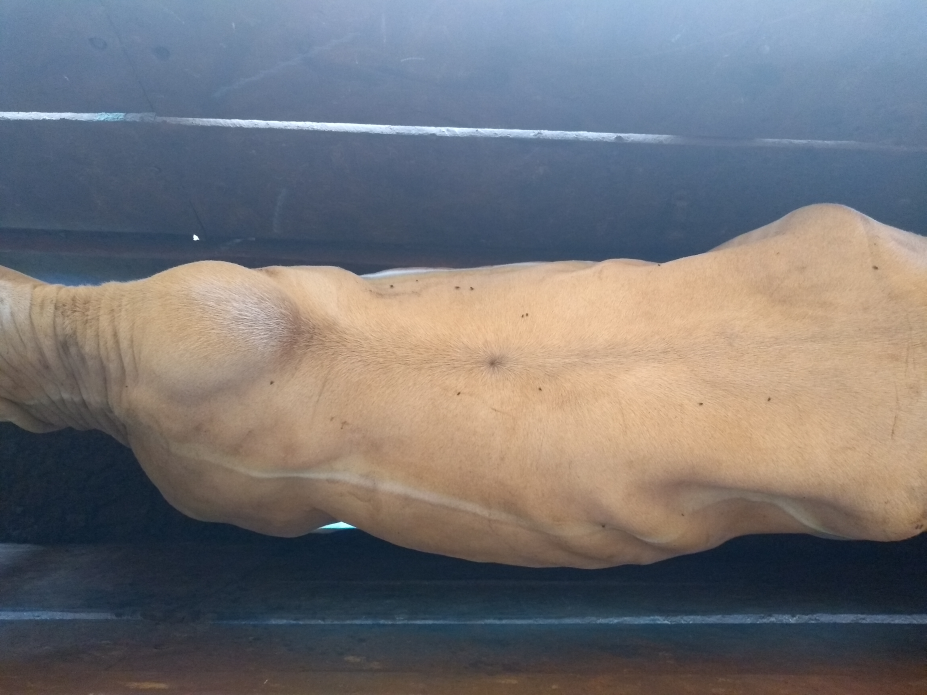
#> input picture proj_mosca/image/IMG_20190510_083935378.jpg, 4632 x 3474 px (shown at 1/5 size)
$ python -i conta_mosca.py   (imports and definitions only)   (older library calls are emulated)
#> lines starting #> are read from the running program, lines starting #| are printed output that depends on the picture
#> further down, picture is the input picture: shape (3474, 4632, 3); mean B, G, R 118, 115.7, 117.2
import cv2
import numpy as np
from random import randint

def identifica_bordas(img_bovino):
    # Converte a imagem para tons de cinza
    cinza = cv2.cvtColor(img_bovino, cv2.COLOR_BGR2GRAY)
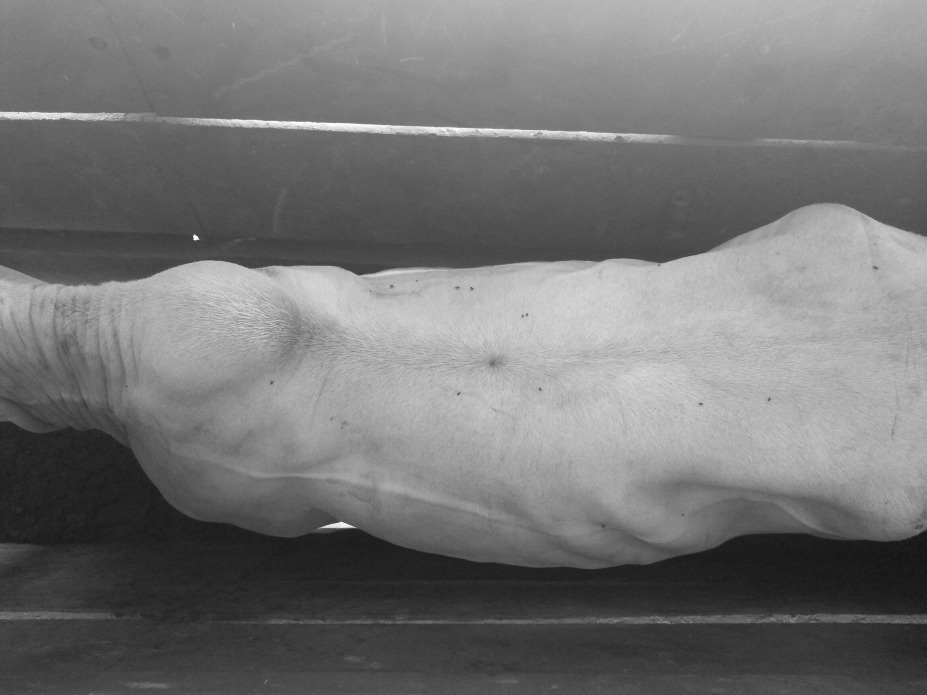
#> cinza: shape (3474, 4632) (shown at 1/5 size); min 0, max 252, mean 116.4

    # Detector de bordas Sobel
    ddepth = cv2.CV_16S
    grad_x = cv2.Sobel(cinza, ddepth, 1, 0, ksize=3, scale=1, delta=0, borderType=cv2.BORDER_DEFAULT)
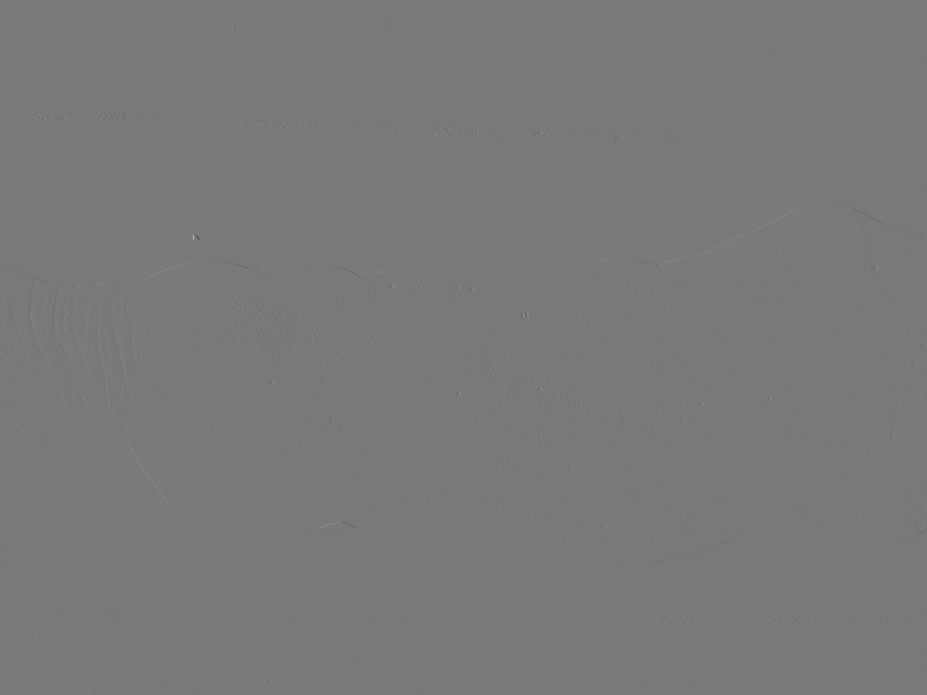
#> grad_x: shape (3474, 4632) int16 (shown at 1/5 size); min -556, max 609, mean 0.1; drawn with min black and max white
    grad_y = cv2.Sobel(cinza, ddepth, 0, 1, ksize=3, scale=1, delta=0, borderType=cv2.BORDER_DEFAULT)
    abs_grad_x = cv2.convertScaleAbs(grad_x)
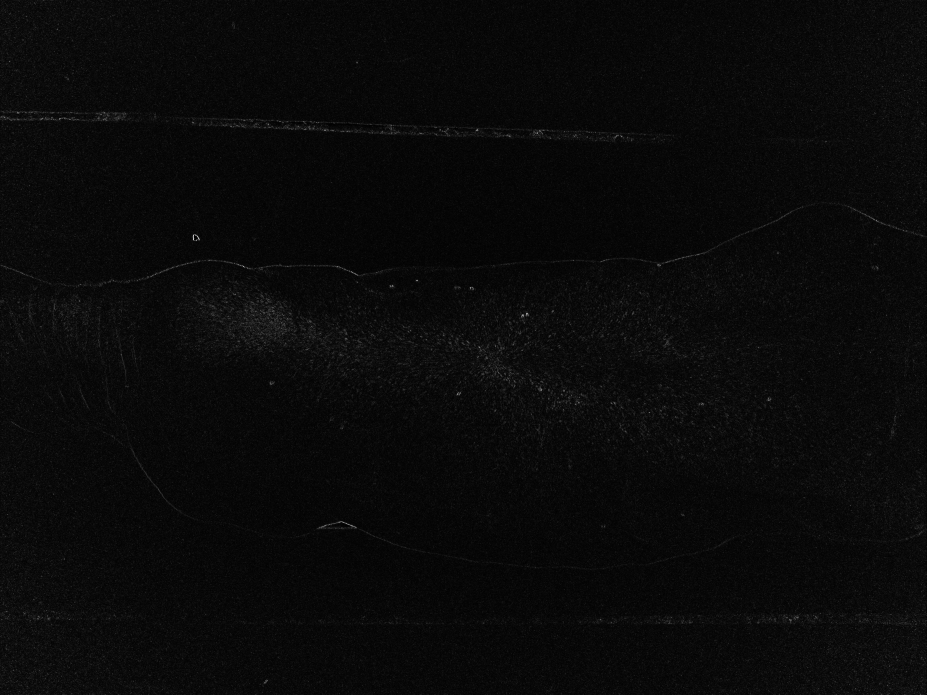
#> abs_grad_x: shape (3474, 4632) (shown at 1/5 size); min 0, max 255, mean 9.8
    abs_grad_y = cv2.convertScaleAbs(grad_y)
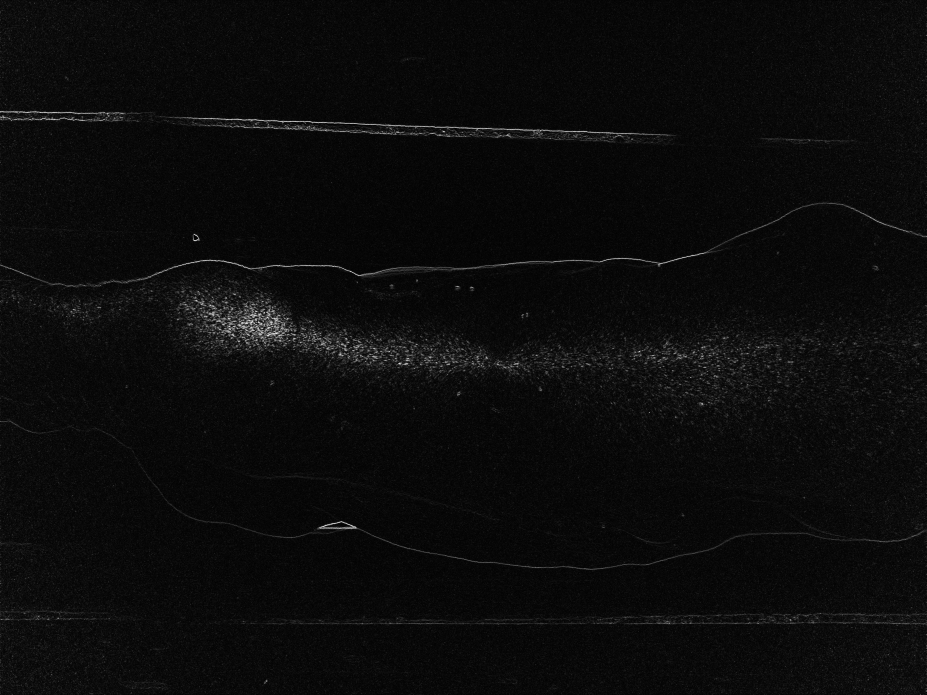
#> abs_grad_y: shape (3474, 4632) (shown at 1/5 size); min 0, max 255, mean 11.5
    grad = cv2.addWeighted(abs_grad_x, 0.3, abs_grad_y, 0.3, 0)
    #cv2.imshow("Sobel", grad)

    return grad

# [66 lines left out: functions melhora_imagem, escreve, identifica_mosca, conta_mosca, not called in this run]

>>> import cv2
>>> picture = cv2.imread('../image/IMG_20190510_083935378.jpg')
>>> result = identifica_bordas(picture)

$ run again, on proj_mosca/image/img1.jpg
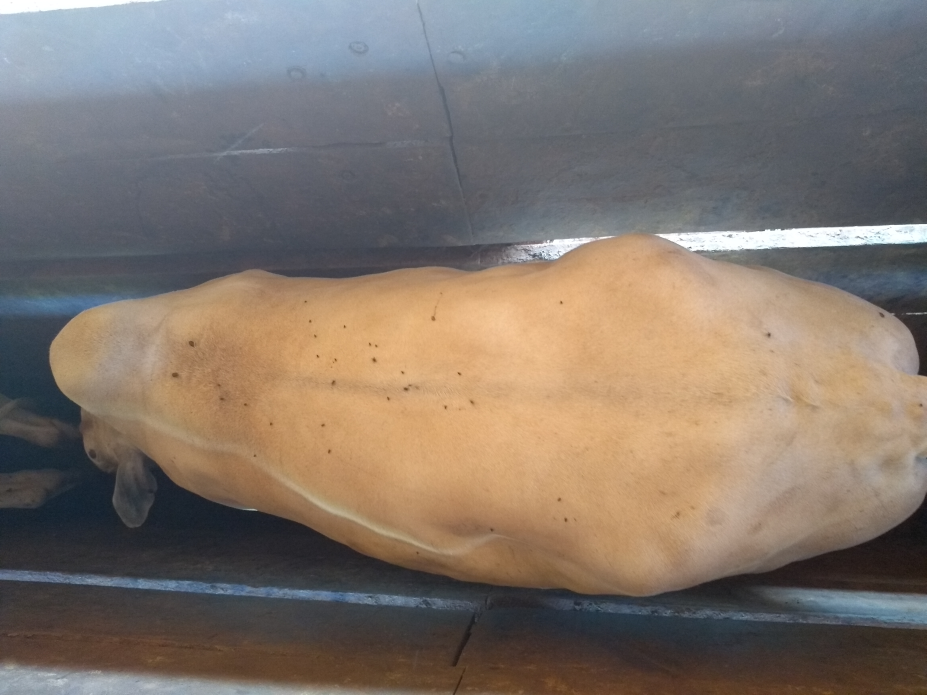
#> input picture proj_mosca/image/img1.jpg, 4632 x 3474 px (shown at 1/5 size)
#> picture is the input picture: shape (3474, 4632, 3); mean B, G, R 109, 117.9, 128.9
#> in identifica_bordas, `cinza = cv2.cvtColor(img_bovino, cv2.COLOR_BGR2GRAY)`:
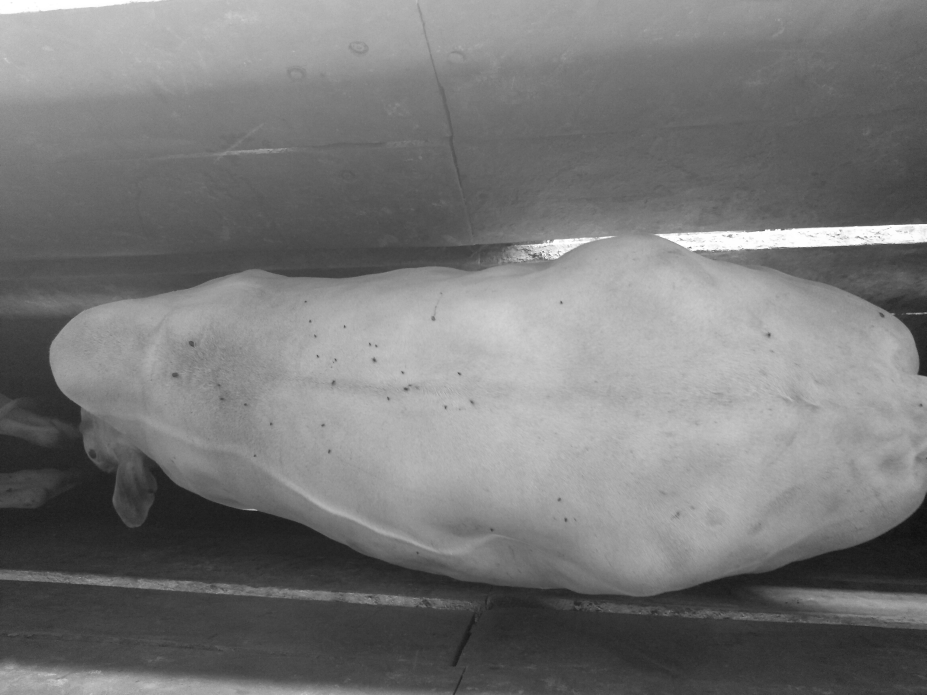
#> cinza: shape (3474, 4632) (shown at 1/5 size); min 1, max 255, mean 120.2
#> in identifica_bordas, `abs_grad_x = cv2.convertScaleAbs(grad_x)`:
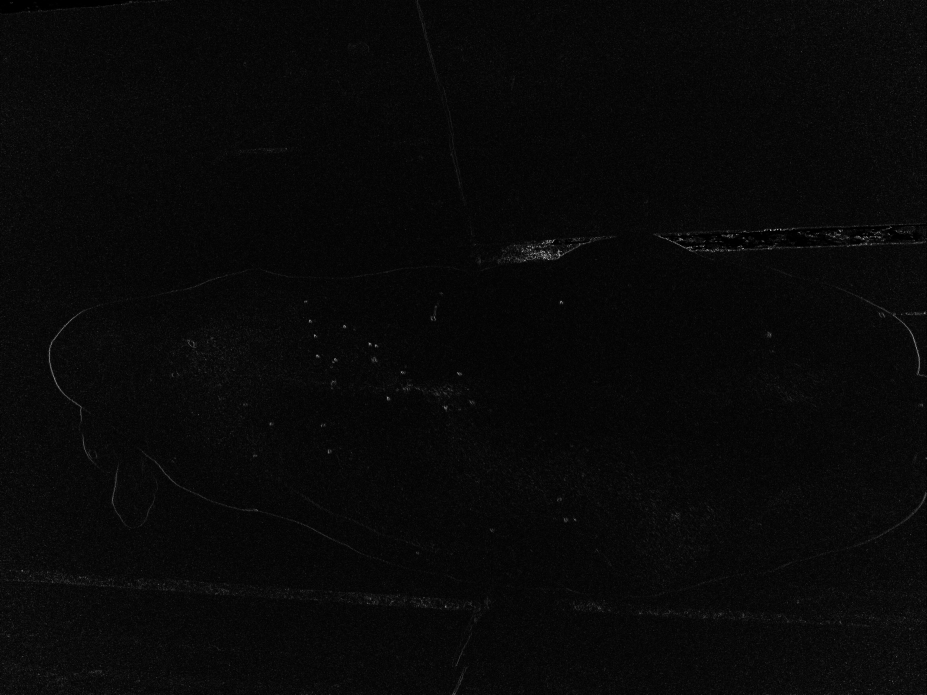
#> abs_grad_x: shape (3474, 4632) (shown at 1/5 size); min 0, max 255, mean 8.5

$ run again, on proj_mosca/image/img10.jpg
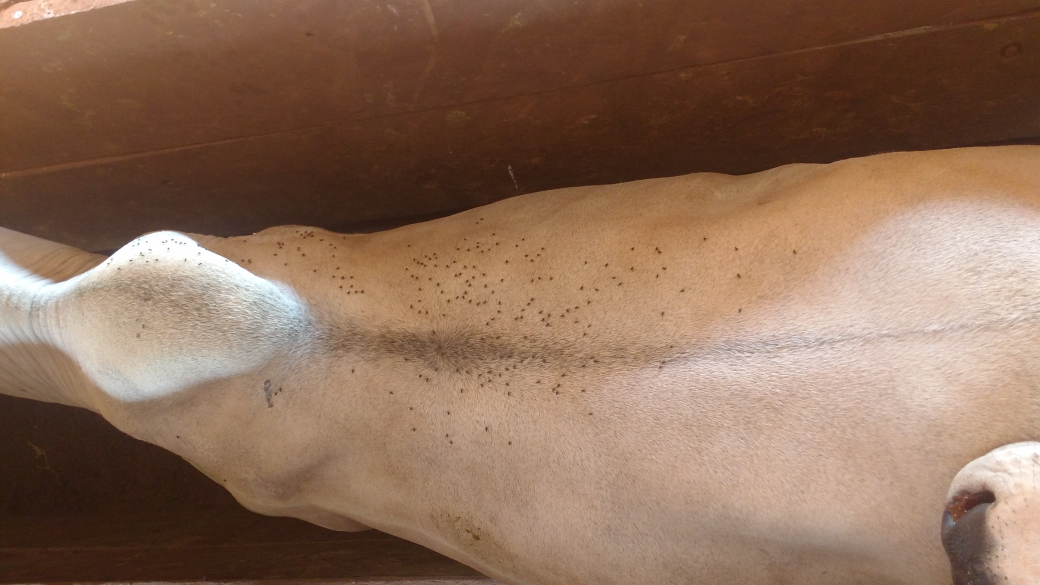
#> input picture proj_mosca/image/img10.jpg, 4160 x 2340 px (shown at 1/4 size)
#> picture is the input picture: shape (2340, 4160, 3); mean B, G, R 89.2, 109.7, 141.1
#> in identifica_bordas, `cinza = cv2.cvtColor(img_bovino, cv2.COLOR_BGR2GRAY)`:
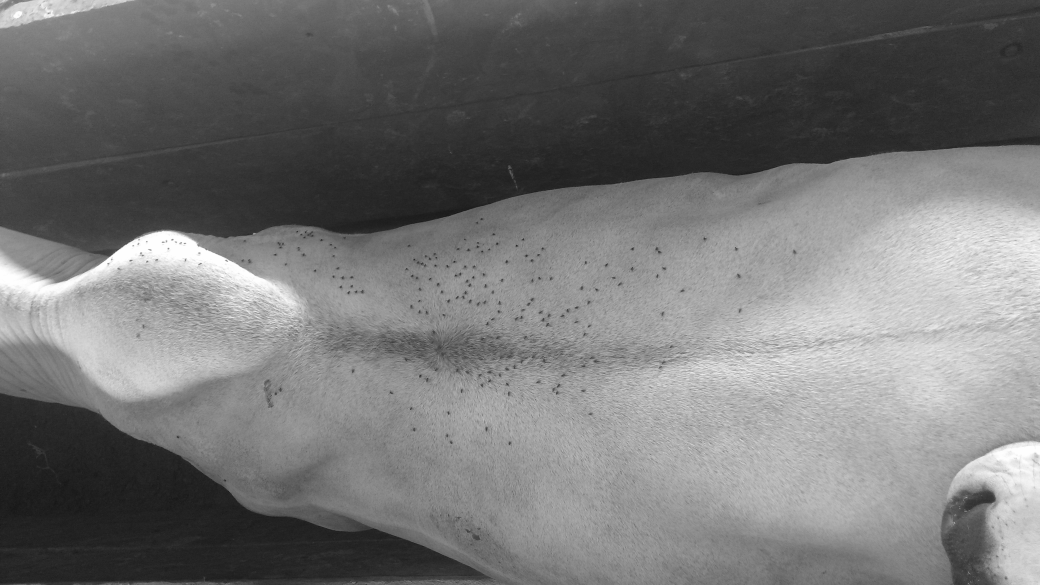
#> cinza: shape (2340, 4160) (shown at 1/4 size); min 10, max 255, mean 116.8
#> in identifica_bordas, `abs_grad_y = cv2.convertScaleAbs(grad_y)`:
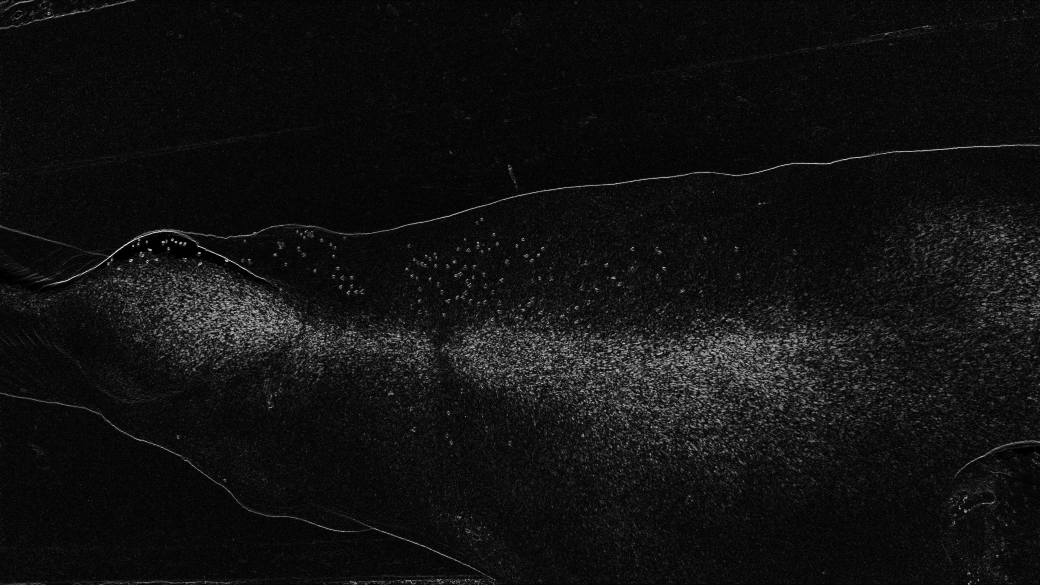
#> abs_grad_y: shape (2340, 4160) (shown at 1/4 size); min 0, max 255, mean 17.2

$ run again, on proj_mosca/image/img100.jpg
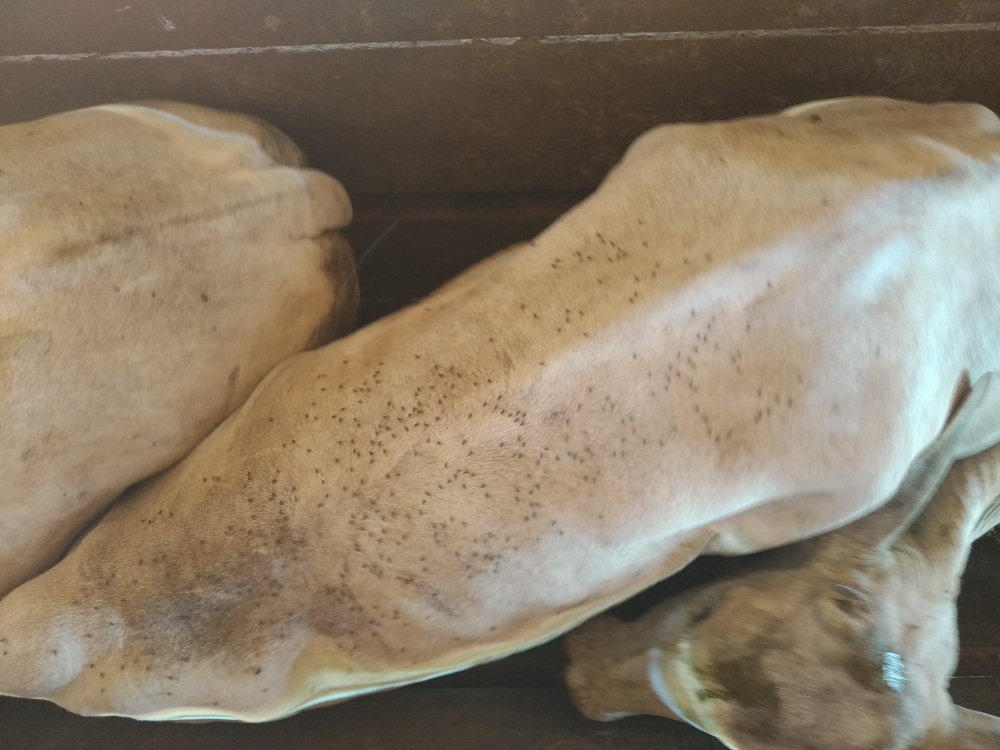
#> input picture proj_mosca/image/img100.jpg, 4000 x 3000 px (shown at 1/4 size)
#> picture is the input picture: shape (3000, 4000, 3); mean B, G, R 104.5, 124.3, 138.3
#> in identifica_bordas, `cinza = cv2.cvtColor(img_bovino, cv2.COLOR_BGR2GRAY)`:
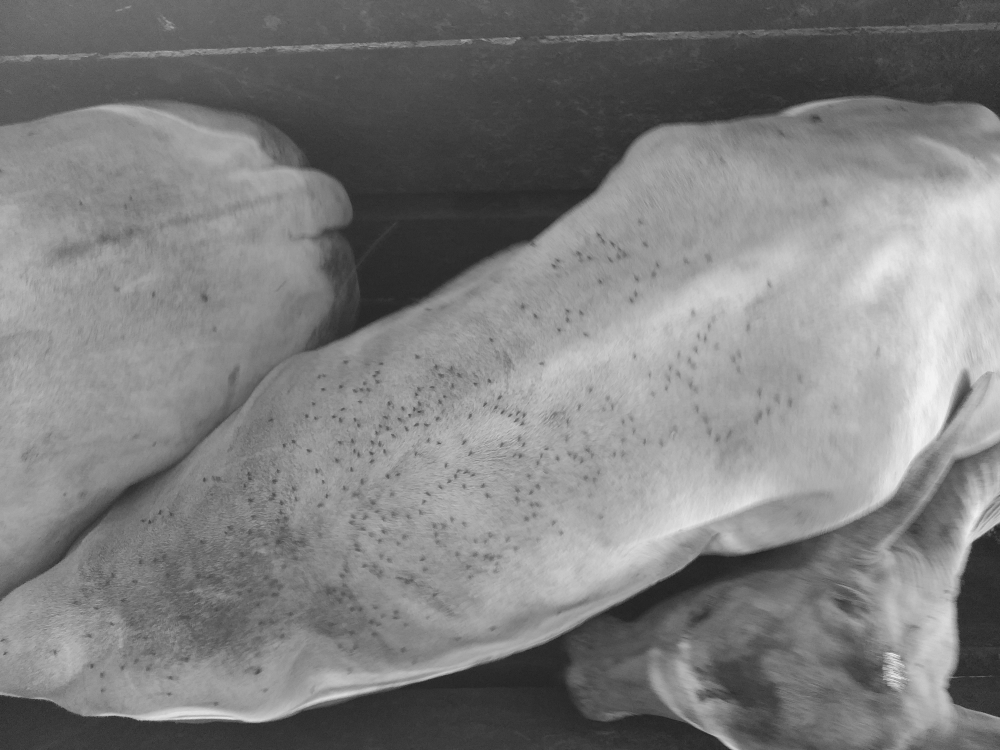
#> cinza: shape (3000, 4000) (shown at 1/4 size); min 10, max 246, mean 126.2
#> in identifica_bordas, `abs_grad_x = cv2.convertScaleAbs(grad_x)`:
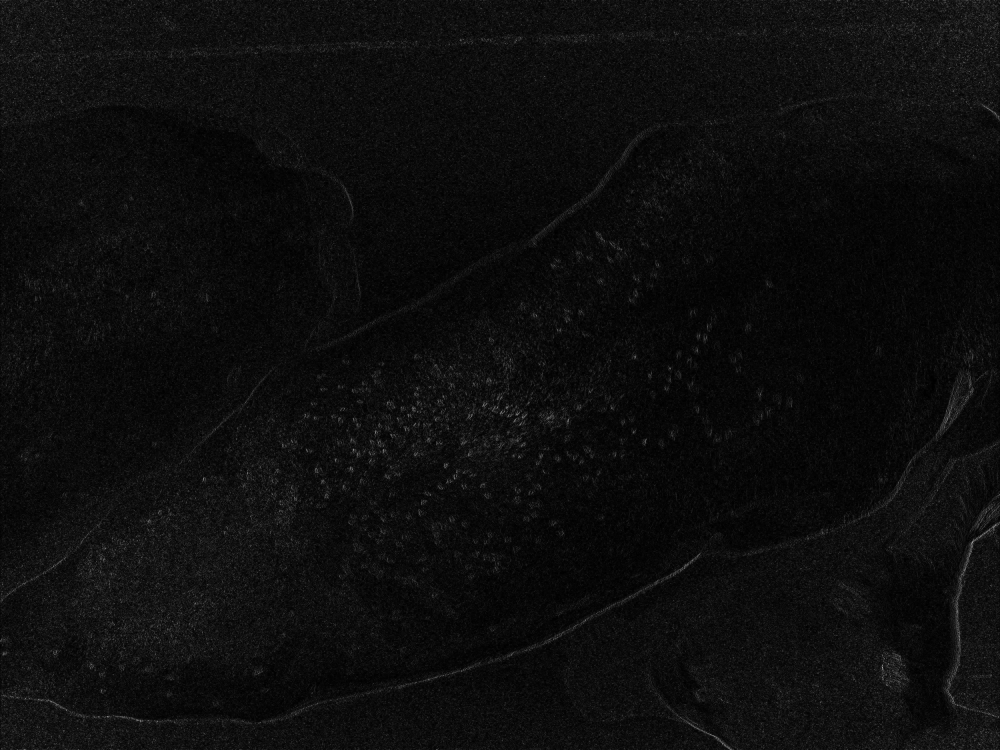
#> abs_grad_x: shape (3000, 4000) (shown at 1/4 size); min 0, max 255, mean 13.3
